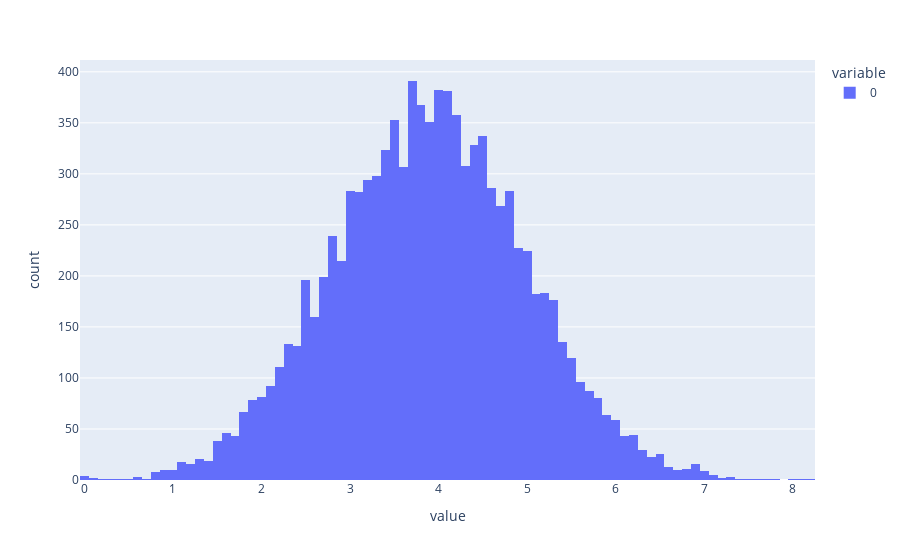

Notebook source saved alongside this figure:
### Code cell
fig = px.histogram(y_tranformed)
fig.show()

### Figure 1 — Plotly figure (JSON) as saved in the notebook; plotly's stock layout.template omitted (floating-point values rounded to 4 significant figures; data arrays with more than 128 entries replaced by an {"elided": "..."} marker saying what was removed)
{"data": [{"alignmentgroup": "True", "bingroup": "x", "hovertemplate": "variable=0<br>value=%{x}<br>count=%{y}<extra></extra>", "legendgroup": "0", "marker": {"color": "#636efa", "pattern": {"shape": ""}}, "name": "0", "offsetgroup": "0", "orientation": "v", "showlegend": true, "type": "histogram", "x": {"elided": "10000 float values"}, "xaxis": "x", "yaxis": "y"}], "layout": {"autosize": true, "barmode": "relative", "legend": {"title": {"text": "variable"}, "tracegroupgap": 0}, "margin": {"t": 60}, "xaxis": {"anchor": "y", "autorange": true, "domain": [0, 1], "range": [-0.05, 8.25], "title": {"text": "value"}, "type": "linear"}, "yaxis": {"anchor": "x", "autorange": true, "domain": [0, 1], "range": [0, 411.6], "title": {"text": "count"}}}}
